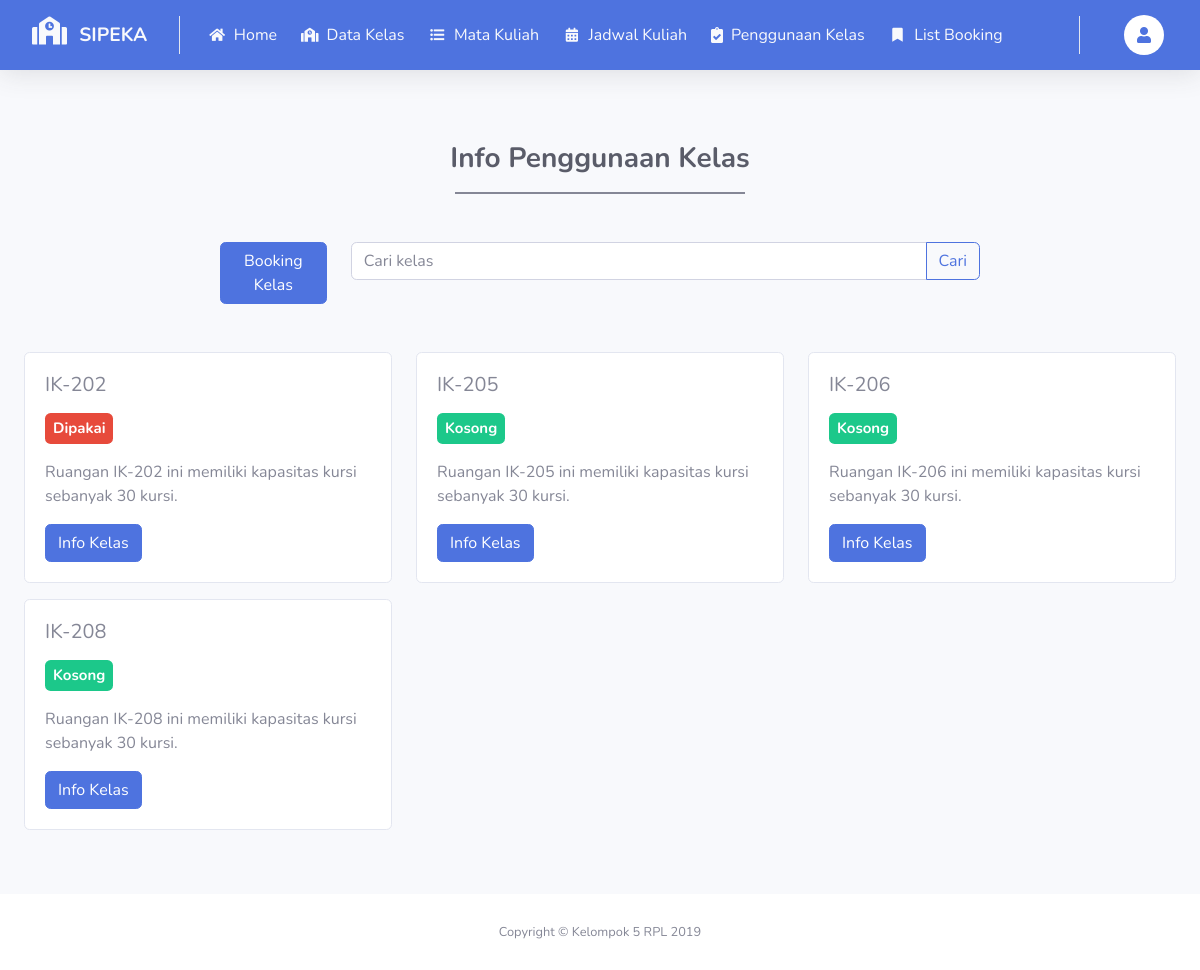
The app's page /index.php/user/jadwalKelas with its own data.
### tables this page shows
CREATE TABLE `t_ruangan`  (
  `id_ruangan` int(11) NOT NULL AUTO_INCREMENT,
  `nama_ruangan` varchar(20) NULL DEFAULT NULL,
  `kapasitas` int(11) NULL DEFAULT NULL,
  PRIMARY KEY (`id_ruangan`) USING BTREE
);

### application/controllers/User.php (called while the page is built, shortened)
<?php
class User extends CI_Controller
{
    public function __construct()
    {
        $this->load->library('form_validation');
        $this->load->model('Kelas_model');
        $this->load->model('Matkul_model');
        $this->load->model('Jadwal_model');
        $this->load->model('Booking_model');
    }
    public function jadwalKelas()
    {
        $data['judul'] = "Halaman Pengunaan Kelas";
        if ($this->input->post('keyword')) {
            $data['data_kelas'] = $this->Kelas_model->getKelasByName();
        } else {
            $data['data_kelas'] = $this->Kelas_model->getAllKelas();
        }
        $data['data_booking'] = $this->Booking_model->getAllTodayBookingKelas();
        $this->load->view('templates/user/header', $data);
        $this->load->view('user/jadwal_kelas', $data);
        $this->load->view('templates/user/footer');
    }
}

### index.php (called while the page is built, shortened)
<?php
require_once BASEPATH.'core/CodeIgniter.php';

### application/models/Kelas_model.php (called while the page is built, shortened)
<?php
class Kelas_model extends CI_Model
{
    public function getAllKelas()
    {
        $this->db->group_by('nama_ruangan', 'ASC');
        return $this->db->get('t_ruangan')->result();
    }
}

### application/models/Booking_model.php (called while the page is built, shortened)
<?php
class Booking_model extends CI_Model
{
    public function getAllTodayBookingKelas()
    {
        return $this->db->query('SELECT t_ruangan.id_ruangan, nama_ruangan, kapasitas, id_booking, id_mahasiswa, berita_kegiatan, tanggal, waktu_mulai, waktu_akhir FROM t_ruangan LEFT JOIN t_booking_kelas ON t_ruangan.id_ruangan = t_booking_kelas.id_ruangan AND tanggal = CURDATE()')->result();
    }
}

### application/views/user/jadwal_kelas.php (the view)
<div class="container-fluid">
    <h3 class="text-gray-800 mt-5 mb-2 text-center font-weight-bold">Info Penggunaan Kelas</h3>
    <hr class="w-25 mb-5" style="border: 1.5px solid #858796;">
    <div class="row mb-4">
        <div class="col-lg-8 offset-lg-2">
            <div class="row">
                <div class="col-lg-2">
                    <a href="<?= base_url() . 'user/bookingKelas'; ?>" class="btn btn-primary mb-4">Booking Kelas</a>
                </div>
                <div class="col-lg-10">
                    <form action="" method="post">
                        <div class="input-group">
                            <input type="text" class="form-control" placeholder="Cari kelas" name="keyword">
                            <div class="input-group-append">
                                <button class="btn btn-outline-primary" type="submit">Cari</button>
                            </div>
                        </div>
                    </form>
                </div>
            </div>
        </div>
    </div>
    <?php if ($data_kelas) { ?>
        <div class=" row mb-5">
            <?php foreach ($data_kelas as $kelas) {
                $used = false;
                foreach ($data_booking as $booking) {
                    if (($booking->id_ruangan == $kelas->id_ruangan) && ($booking->id_booking != null) && ($booking->waktu_mulai <= date('H:i')) && ($booking->waktu_akhir >= date('H:i'))) {
                        $used = true;
                    }
                } ?>
                <div class="col-lg-4 pb-3">
                    <div class="card">
                        <div class="card-body">
                            <h5 class="card-title"><?= $kelas->nama_ruangan; ?></h5>
                            <?php if ($used) { ?>
                                <h5 class="card-subtitle my-3"><span class="p-2 badge badge-danger">Dipakai</span></h5>
                            <?php } else { ?>
                                <h5 class="card-subtitle my-3"><span class="p-2 badge badge-success">Kosong</span></h5>
                            <?php } ?>
                            <p class="card-text">Ruangan <?= $kelas->nama_ruangan; ?> ini memiliki kapasitas kursi sebanyak <?= $kelas->kapasitas; ?> kursi.</p>
                            <a href="<?= base_url() . 'user/infoBookingKelas/' . $kelas->id_ruangan; ?>" class="btn btn-primary">Info Kelas</a>
                        </div>
                    </div>
                </div>
            <?php } ?>
        </div>
    <?php } else { ?>
        <div class="text-center mt-5">
            <h1 class="text-gray-800">Kelas Tidak Ditemukan</h1>
        </div>
    <?php } ?>
</div>

### records on screen
t_ruangan: nama_ruangan "IK-202", shows "Dipakai", kapasitas "30"
t_ruangan: nama_ruangan "IK-205", shows "Kosong", kapasitas "30"
t_ruangan: nama_ruangan "IK-206", shows "Kosong", kapasitas "30"
t_ruangan: nama_ruangan "IK-208", shows "Kosong", kapasitas "30"
